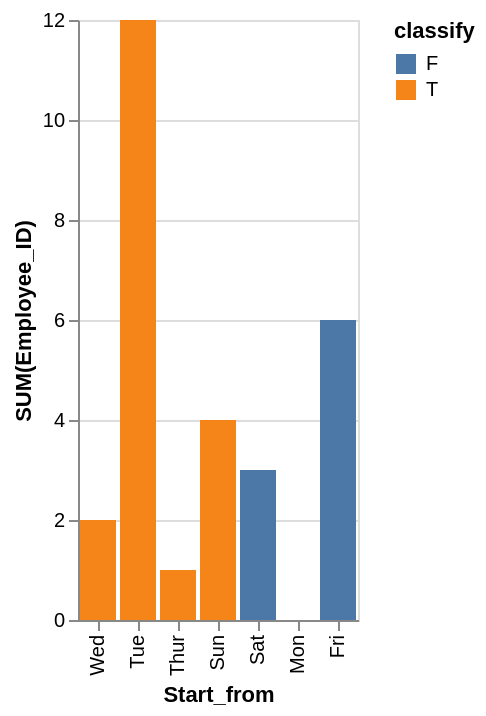

The specification (Vega-Lite) saved for this image:
### Vega-Lite specification from a JSON file in a GitHub repository (floating-point values rounded to 4 significant figures)
{"data": {"values": [{"x_data": "Mon", "y_data": 0, "classify": "F"}, {"x_data": "Tue", "y_data": 0, "classify": "F"}, {"x_data": "Wed", "y_data": 0, "classify": "F"}, {"x_data": "Thur", "y_data": 0, "classify": "F"}, {"x_data": "Fri", "y_data": 6, "classify": "F"}, {"x_data": "Sat", "y_data": 3, "classify": "F"}, {"x_data": "Sun", "y_data": 0, "classify": "F"}, {"x_data": "Mon", "y_data": 0, "classify": "T"}, {"x_data": "Tue", "y_data": 12, "classify": "T"}, {"x_data": "Wed", "y_data": 2, "classify": "T"}, {"x_data": "Thur", "y_data": 1, "classify": "T"}, {"x_data": "Fri", "y_data": 0, "classify": "T"}, {"x_data": "Sat", "y_data": 0, "classify": "T"}, {"x_data": "Sun", "y_data": 4, "classify": "T"}]}, "mark": "bar", "encoding": {"x": {"field": "x_data", "type": "nominal", "title": "Start_from", "sort": "descending"}, "y": {"field": "y_data", "type": "quantitative", "title": "SUM(Employee_ID)"}, "color": {"field": "classify"}}}
